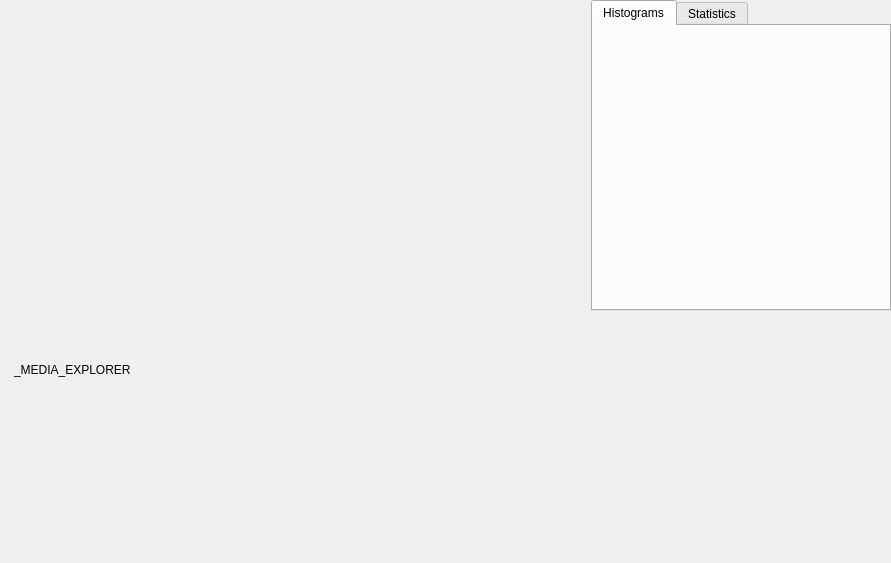
<?xml version="1.0" encoding="UTF-8"?>
<ui version="4.0">
 <class>ClipProcessorLayout</class>
 <widget class="QWidget" name="ClipProcessorLayout">
  <property name="geometry">
   <rect>
    <x>0</x>
    <y>0</y>
    <width>891</width>
    <height>563</height>
   </rect>
  </property>
  <property name="windowTitle">
   <string>Form</string>
  </property>
  <widget class="QWidget" name="horizontalLayoutWidget">
   <property name="geometry">
    <rect>
     <x>0</x>
     <y>0</y>
     <width>891</width>
     <height>311</height>
    </rect>
   </property>
   <layout class="QHBoxLayout" name="horizontalLayout">
    <property name="spacing">
     <number>0</number>
    </property>
    <item>
     <widget class="QWidget" name="previewPane" native="true"/>
    </item>
    <item>
     <widget class="QTabWidget" name="tabWidget">
      <property name="maximumSize">
       <size>
        <width>300</width>
        <height>16777215</height>
       </size>
      </property>
      <property name="currentIndex">
       <number>0</number>
      </property>
      <widget class="QWidget" name="tab_3">
       <attribute name="title">
        <string>Histograms</string>
       </attribute>
       <layout class="QGridLayout" name="gridLayout_5"/>
      </widget>
      <widget class="QWidget" name="tab_4">
       <attribute name="title">
        <string>Statistics</string>
       </attribute>
      </widget>
     </widget>
    </item>
   </layout>
  </widget>
  <widget class="QDockWidget" name="dockWidget_3">
   <property name="geometry">
    <rect>
     <x>10</x>
     <y>360</y>
     <width>261</width>
     <height>181</height>
    </rect>
   </property>
   <property name="autoFillBackground">
    <bool>false</bool>
   </property>
   <property name="features">
    <set>QDockWidget::DockWidgetMovable</set>
   </property>
   <property name="allowedAreas">
    <set>Qt::BottomDockWidgetArea</set>
   </property>
   <property name="windowTitle">
    <string>_MEDIA_EXPLORER</string>
   </property>
   <widget class="QWidget" name="dockWidgetContents_3">
    <layout class="QGridLayout" name="gridLayout_2">
     <property name="leftMargin">
      <number>6</number>
     </property>
     <property name="topMargin">
      <number>0</number>
     </property>
     <property name="rightMargin">
      <number>6</number>
     </property>
     <property name="bottomMargin">
      <number>0</number>
     </property>
     <property name="spacing">
      <number>0</number>
     </property>
    </layout>
   </widget>
  </widget>
 </widget>
 <resources/>
 <connections/>
</ui>
